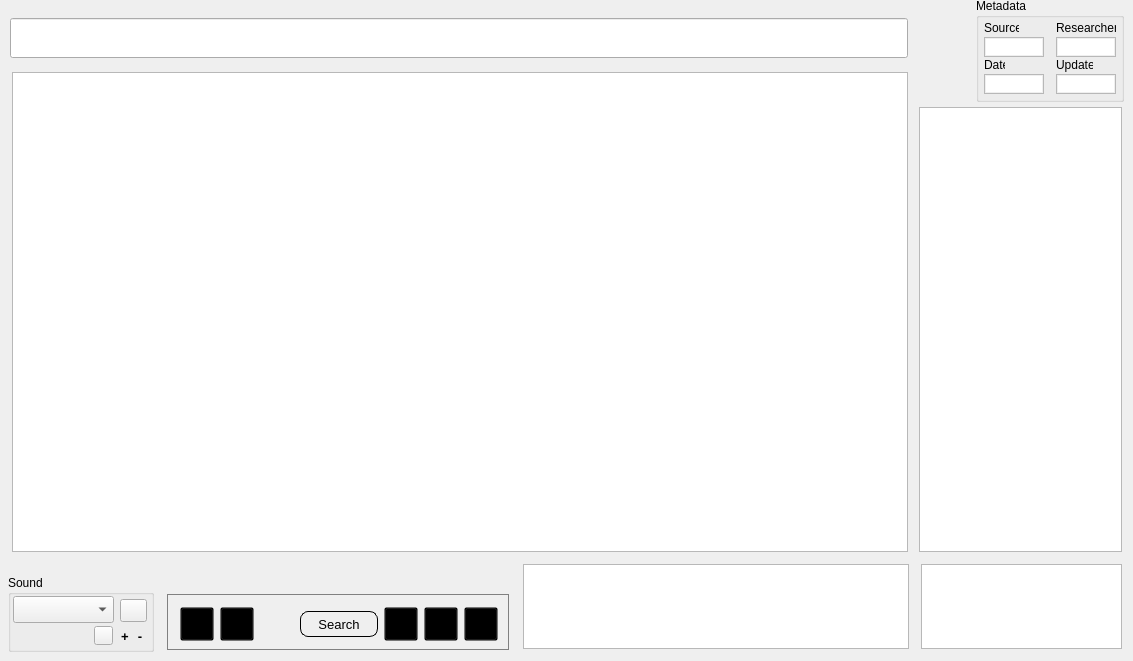
    <widget class="QWidget" name="datasets">
     <attribute name="title">
      <string>Datasets</string>
     </attribute>
     <widget class="QFrame" name="dControlBar">
      <property name="geometry">
       <rect>
        <x>167</x>
        <y>594</y>
        <width>342</width>
        <height>56</height>
       </rect>
      </property>
      <property name="sizePolicy">
       <sizepolicy hsizetype="Fixed" vsizetype="Fixed">
        <horstretch>0</horstretch>
        <verstretch>0</verstretch>
       </sizepolicy>
      </property>
      <property name="styleSheet">
       <string notr="true">QFrame {
  border: 1px solid gray;
  
	border-image: url(:/new/ControlPanel.png);
}

QPushButton {
     border: 1px solid black;
     border-radius: 8px;
     min-width: 76px;
	 min-height: 24px;
     max-width: 76px;
	 max-height: 24px;
}

QPushButton:pressed {
     border: 2px solid black;
     border-radius: 8px;
}

QToolButton {
    background: transparent;
     min-width: 32px;
	 min-height: 32px;
     max-width: 32px;
	 max-height: 32px;
}

QToolButton:pressed {
	border: 3px red;
}</string>
      </property>
      <property name="frameShape">
       <enum>QFrame::StyledPanel</enum>
      </property>
      <property name="frameShadow">
       <enum>QFrame::Sunken</enum>
      </property>
      <widget class="QToolButton" name="dBeginBtn">
       <property name="geometry">
        <rect>
         <x>13</x>
         <y>13</y>
         <width>32</width>
         <height>32</height>
        </rect>
       </property>
       <property name="font">
        <font>
         <pointsize>28</pointsize>
        </font>
       </property>
       <property name="toolTip">
        <string>go to first dataset</string>
       </property>
       <property name="autoFillBackground">
        <bool>false</bool>
       </property>
       <property name="styleSheet">
        <string notr="true">QToolButton {
	border-image: url(:/new/BeginBtn2.png);
}</string>
       </property>
       <property name="text">
        <string/>
       </property>
      </widget>
      <widget class="QToolButton" name="dPrevBtn">
       <property name="geometry">
        <rect>
         <x>53</x>
         <y>13</y>
         <width>32</width>
         <height>32</height>
        </rect>
       </property>
       <property name="toolTip">
        <string>go to previous dataset</string>
       </property>
       <property name="styleSheet">
        <string notr="true">QToolButton {
	border-image: url(:/new/PrevBtn.png);
}</string>
       </property>
       <property name="text">
        <string/>
       </property>
      </widget>
      <widget class="QToolButton" name="dRtnBtn">
       <property name="geometry">
        <rect>
         <x>93</x>
         <y>13</y>
         <width>32</width>
         <height>32</height>
        </rect>
       </property>
       <property name="toolTip">
        <string>go back</string>
       </property>
       <property name="styleSheet">
        <string notr="true">QToolButton {
	border-image: url(:/new/RtnBtn.png);
}</string>
       </property>
       <property name="text">
        <string/>
       </property>
       <property name="autoRaise">
        <bool>true</bool>
       </property>
      </widget>
      <widget class="QPushButton" name="dAdvancedSearch">
       <property name="geometry">
        <rect>
         <x>133</x>
         <y>17</y>
         <width>78</width>
         <height>26</height>
        </rect>
       </property>
       <property name="font">
        <font>
         <pointsize>10</pointsize>
         <weight>50</weight>
         <italic>false</italic>
         <bold>false</bold>
        </font>
       </property>
       <property name="toolTip">
        <string>advanced search</string>
       </property>
       <property name="styleSheet">
        <string notr="true">QPushButton {
	border-image: url(:/new/PushBtn.png);
}</string>
       </property>
       <property name="text">
        <string>Search</string>
       </property>
      </widget>
      <widget class="QToolButton" name="dNextBtn">
       <property name="geometry">
        <rect>
         <x>257</x>
         <y>13</y>
         <width>32</width>
         <height>32</height>
        </rect>
       </property>
       <property name="toolTip">
        <string>go to next dataset</string>
       </property>
       <property name="styleSheet">
        <string notr="true">QToolButton {
	border-image: url(:/new/NextBtn.png);
}</string>
       </property>
       <property name="text">
        <string/>
       </property>
       <property name="popupMode">
        <enum>QToolButton::DelayedPopup</enum>
       </property>
       <property name="arrowType">
        <enum>Qt::NoArrow</enum>
       </property>
      </widget>
      <widget class="QToolButton" name="dEndBtn">
       <property name="geometry">
        <rect>
         <x>297</x>
         <y>13</y>
         <width>32</width>
         <height>32</height>
        </rect>
       </property>
       <property name="toolTip">
        <string>go to last dataset</string>
       </property>
       <property name="styleSheet">
        <string notr="true">QToolButton {
	border-image: url(:/new/EndBtn.png);
}</string>
       </property>
       <property name="text">
        <string/>
       </property>
      </widget>
      <widget class="QToolButton" name="dFwdBtn">
       <property name="geometry">
        <rect>
         <x>217</x>
         <y>13</y>
         <width>32</width>
         <height>32</height>
        </rect>
       </property>
       <property name="minimumSize">
        <size>
         <width>32</width>
         <height>32</height>
        </size>
       </property>
       <property name="maximumSize">
        <size>
         <width>32</width>
         <height>32</height>
        </size>
       </property>
       <property name="toolTip">
        <string>go forward</string>
       </property>
       <property name="styleSheet">
        <string notr="true">QToolButton {
	border-image: url(:/new/FwdBtn.png);
}

</string>
       </property>
       <property name="text">
        <string/>
       </property>
      </widget>
     </widget>
     <widget class="QGroupBox" name="dMetadataBox">
      <property name="geometry">
       <rect>
        <x>976</x>
        <y>-2</y>
        <width>148</width>
        <height>104</height>
       </rect>
      </property>
      <property name="sizePolicy">
       <sizepolicy hsizetype="Fixed" vsizetype="Fixed">
        <horstretch>0</horstretch>
        <verstretch>0</verstretch>
       </sizepolicy>
      </property>
      <property name="styleSheet">
       <string notr="true">QPlainTextEdit {
    fontsize: 9;
    border-radius: 0pts;
    max-height: 16px;
    min-width: 45px;
    min-height: 16px;
    padding: 1px;
}</string>
      </property>
      <property name="title">
       <string>Metadata</string>
      </property>
      <widget class="QLabel" name="dLabelSource">
       <property name="geometry">
        <rect>
         <x>8</x>
         <y>22</y>
         <width>35</width>
         <height>16</height>
        </rect>
       </property>
       <property name="font">
        <font>
         <pointsize>9</pointsize>
        </font>
       </property>
       <property name="text">
        <string>Source</string>
       </property>
      </widget>
      <widget class="QLabel" name="dLabelDate">
       <property name="geometry">
        <rect>
         <x>8</x>
         <y>59</y>
         <width>21</width>
         <height>16</height>
        </rect>
       </property>
       <property name="font">
        <font>
         <pointsize>9</pointsize>
        </font>
       </property>
       <property name="text">
        <string>Date</string>
       </property>
      </widget>
      <widget class="QLabel" name="dLabelResearcher">
       <property name="geometry">
        <rect>
         <x>80</x>
         <y>22</y>
         <width>60</width>
         <height>16</height>
        </rect>
       </property>
       <property name="font">
        <font>
         <pointsize>9</pointsize>
        </font>
       </property>
       <property name="text">
        <string>Researcher</string>
       </property>
      </widget>
      <widget class="QLabel" name="dLabelUpdated">
       <property name="geometry">
        <rect>
         <x>80</x>
         <y>59</y>
         <width>37</width>
         <height>16</height>
        </rect>
       </property>
       <property name="font">
        <font>
         <pointsize>9</pointsize>
        </font>
       </property>
       <property name="text">
        <string>Updated</string>
       </property>
      </widget>
      <widget class="QPlainTextEdit" name="dSource">
       <property name="geometry">
        <rect>
         <x>8</x>
         <y>39</y>
         <width>60</width>
         <height>18</height>
        </rect>
       </property>
       <property name="font">
        <font>
         <pointsize>9</pointsize>
         <weight>50</weight>
         <italic>false</italic>
         <bold>false</bold>
        </font>
       </property>
       <property name="toolTip">
        <string>original speaker source</string>
       </property>
       <property name="verticalScrollBarPolicy">
        <enum>Qt::ScrollBarAlwaysOff</enum>
       </property>
       <property name="horizontalScrollBarPolicy">
        <enum>Qt::ScrollBarAlwaysOff</enum>
       </property>
      </widget>
      <widget class="QPlainTextEdit" name="dResearcher">
       <property name="geometry">
        <rect>
         <x>80</x>
         <y>39</y>
         <width>60</width>
         <height>18</height>
        </rect>
       </property>
       <property name="font">
        <font>
         <pointsize>9</pointsize>
         <weight>50</weight>
         <italic>false</italic>
         <bold>false</bold>
        </font>
       </property>
       <property name="toolTip">
        <string>person who collected form</string>
       </property>
       <property name="verticalScrollBarPolicy">
        <enum>Qt::ScrollBarAlwaysOff</enum>
       </property>
       <property name="horizontalScrollBarPolicy">
        <enum>Qt::ScrollBarAlwaysOff</enum>
       </property>
      </widget>
      <widget class="QPlainTextEdit" name="dDate">
       <property name="geometry">
        <rect>
         <x>8</x>
         <y>76</y>
         <width>60</width>
         <height>18</height>
        </rect>
       </property>
       <property name="font">
        <font>
         <pointsize>8</pointsize>
         <weight>50</weight>
         <italic>false</italic>
         <bold>false</bold>
        </font>
       </property>
       <property name="toolTip">
        <string>date collected. yyyy–MM–dd 
format recommended</string>
       </property>
       <property name="verticalScrollBarPolicy">
        <enum>Qt::ScrollBarAlwaysOff</enum>
       </property>
       <property name="horizontalScrollBarPolicy">
        <enum>Qt::ScrollBarAlwaysOff</enum>
       </property>
      </widget>
      <widget class="QPlainTextEdit" name="dUpdated">
       <property name="geometry">
        <rect>
         <x>80</x>
         <y>76</y>
         <width>60</width>
         <height>18</height>
        </rect>
       </property>
       <property name="font">
        <font>
         <pointsize>8</pointsize>
         <weight>50</weight>
         <italic>false</italic>
         <bold>false</bold>
        </font>
       </property>
       <property name="toolTip">
        <string>date last updated</string>
       </property>
       <property name="verticalScrollBarPolicy">
        <enum>Qt::ScrollBarAlwaysOff</enum>
       </property>
       <property name="horizontalScrollBarPolicy">
        <enum>Qt::ScrollBarAlwaysOff</enum>
       </property>
       <property name="readOnly">
        <bool>true</bool>
       </property>
      </widget>
     </widget>
     <widget class="QListView" name="dDataNav">
      <property name="geometry">
       <rect>
        <x>919</x>
        <y>107</y>
        <width>203</width>
        <height>445</height>
       </rect>
      </property>
      <property name="toolTip">
       <string>list of texts</string>
      </property>
      <property name="horizontalScrollBarPolicy">
       <enum>Qt::ScrollBarAlwaysOff</enum>
      </property>
      <property name="alternatingRowColors">
       <bool>true</bool>
      </property>
     </widget>
     <widget class="QTextEdit" name="dKeywords">
      <property name="geometry">
       <rect>
        <x>921</x>
        <y>564</y>
        <width>201</width>
        <height>85</height>
       </rect>
      </property>
      <property name="toolTip">
       <string>keywords</string>
      </property>
     </widget>
     <widget class="QTextEdit" name="dNotes">
      <property name="geometry">
       <rect>
        <x>523</x>
        <y>564</y>
        <width>386</width>
        <height>85</height>
       </rect>
      </property>
     </widget>
     <widget class="QTextEdit" name="dData">
      <property name="geometry">
       <rect>
        <x>12</x>
        <y>72</y>
        <width>896</width>
        <height>480</height>
       </rect>
      </property>
     </widget>
     <widget class="QLineEdit" name="dTitle">
      <property name="geometry">
       <rect>
        <x>10</x>
        <y>18</y>
        <width>898</width>
        <height>40</height>
       </rect>
      </property>
      <property name="font">
       <font>
        <pointsize>27</pointsize>
       </font>
      </property>
      <property name="toolTip">
       <string>title of text</string>
      </property>
      <property name="alignment">
       <set>Qt::AlignCenter</set>
      </property>
     </widget>
     <widget class="QGroupBox" name="dSoundBox">
      <property name="geometry">
       <rect>
        <x>8</x>
        <y>575</y>
        <width>146</width>
        <height>77</height>
       </rect>
      </property>
      <property name="styleSheet">
       <string notr="true">QToolButton {
    background: auto;
}</string>
      </property>
      <property name="title">
       <string>Sound</string>
      </property>
      <widget class="QComboBox" name="dRecordings">
       <property name="geometry">
        <rect>
         <x>5</x>
         <y>21</y>
         <width>101</width>
         <height>27</height>
        </rect>
       </property>
       <property name="font">
        <font>
         <pointsize>10</pointsize>
        </font>
       </property>
       <property name="toolTip">
        <string>recordings</string>
       </property>
       <property name="insertPolicy">
        <enum>QComboBox::InsertAtTop</enum>
       </property>
      </widget>
      <widget class="QToolButton" name="dPlaySoundBtn">
       <property name="geometry">
        <rect>
         <x>112</x>
         <y>24</y>
         <width>27</width>
         <height>23</height>
        </rect>
       </property>
       <property name="toolTip">
        <string>play recording</string>
       </property>
       <property name="styleSheet">
        <string notr="true">QToolButton {
	border-image: url(:/new/SpeakerBtn.png);
}</string>
       </property>
       <property name="text">
        <string/>
       </property>
      </widget>
      <widget class="QLabel" name="dSoundFileMeta">
       <property name="geometry">
        <rect>
         <x>8</x>
         <y>52</y>
         <width>71</width>
         <height>21</height>
        </rect>
       </property>
       <property name="font">
        <font>
         <pointsize>9</pointsize>
        </font>
       </property>
       <property name="toolTip">
        <string>speaker info for recording</string>
       </property>
       <property name="styleSheet">
        <string notr="true"/>
       </property>
      </widget>
      <widget class="QToolButton" name="dSoundMetaBtn">
       <property name="geometry">
        <rect>
         <x>86</x>
         <y>51</y>
         <width>19</width>
         <height>19</height>
        </rect>
       </property>
       <property name="toolTip">
        <string>metadata</string>
       </property>
       <property name="styleSheet">
        <string notr="true">QToolButton {

	border-image: url(:/new/infoBtn.png);
}</string>
       </property>
      </widget>
      <widget class="QToolButton" name="dAddEgBtn">
       <property name="geometry">
        <rect>
         <x>109</x>
         <y>53</y>
         <width>16</width>
         <height>16</height>
        </rect>
       </property>
       <property name="font">
        <font>
         <pointsize>10</pointsize>
         <weight>75</weight>
         <bold>true</bold>
        </font>
       </property>
       <property name="toolTip">
        <string>add media file</string>
       </property>
       <property name="autoFillBackground">
        <bool>false</bool>
       </property>
       <property name="styleSheet">
        <string notr="true"/>
       </property>
       <property name="text">
        <string>+</string>
       </property>
       <property name="toolButtonStyle">
        <enum>Qt::ToolButtonTextOnly</enum>
       </property>
       <property name="autoRaise">
        <bool>true</bool>
       </property>
      </widget>
      <widget class="QToolButton" name="dDelEgBtn">
       <property name="geometry">
        <rect>
         <x>124</x>
         <y>53</y>
         <width>16</width>
         <height>16</height>
        </rect>
       </property>
       <property name="font">
        <font>
         <pointsize>10</pointsize>
         <weight>75</weight>
         <bold>true</bold>
        </font>
       </property>
       <property name="toolTip">
        <string>delete media file</string>
       </property>
       <property name="styleSheet">
        <string notr="true"/>
       </property>
       <property name="text">
        <string>-</string>
       </property>
       <property name="toolButtonStyle">
        <enum>Qt::ToolButtonTextOnly</enum>
       </property>
       <property name="autoRaise">
        <bool>true</bool>
       </property>
      </widget>
     </widget>
    </widget>
